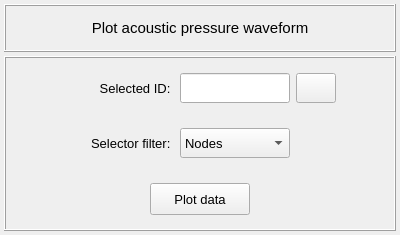
<?xml version="1.0" encoding="UTF-8"?>
<ui version="4.0">
 <class>Form</class>
 <widget class="QWidget" name="Form">
  <property name="geometry">
   <rect>
    <x>0</x>
    <y>0</y>
    <width>400</width>
    <height>235</height>
   </rect>
  </property>
  <property name="windowTitle">
   <string>Form</string>
  </property>
  <layout class="QGridLayout" name="gridLayout_4">
   <property name="leftMargin">
    <number>4</number>
   </property>
   <property name="topMargin">
    <number>4</number>
   </property>
   <property name="rightMargin">
    <number>4</number>
   </property>
   <property name="bottomMargin">
    <number>4</number>
   </property>
   <property name="verticalSpacing">
    <number>4</number>
   </property>
   <item row="0" column="0">
    <widget class="QFrame" name="frame">
     <property name="minimumSize">
      <size>
       <width>0</width>
       <height>48</height>
      </size>
     </property>
     <property name="maximumSize">
      <size>
       <width>520</width>
       <height>48</height>
      </size>
     </property>
     <property name="frameShape">
      <enum>QFrame::Box</enum>
     </property>
     <property name="frameShadow">
      <enum>QFrame::Raised</enum>
     </property>
     <property name="lineWidth">
      <number>1</number>
     </property>
     <layout class="QGridLayout" name="gridLayout_2">
      <property name="leftMargin">
       <number>0</number>
      </property>
      <property name="topMargin">
       <number>0</number>
      </property>
      <property name="rightMargin">
       <number>0</number>
      </property>
      <property name="bottomMargin">
       <number>0</number>
      </property>
      <property name="spacing">
       <number>0</number>
      </property>
      <item row="0" column="0">
       <widget class="QLabel" name="label">
        <property name="minimumSize">
         <size>
          <width>0</width>
          <height>30</height>
         </size>
        </property>
        <property name="maximumSize">
         <size>
          <width>452</width>
          <height>30</height>
         </size>
        </property>
        <property name="font">
         <font>
          <family>MS Shell Dlg 2</family>
          <pointsize>11</pointsize>
          <weight>50</weight>
          <italic>false</italic>
          <bold>false</bold>
         </font>
        </property>
        <property name="text">
         <string>Plot acoustic pressure waveform</string>
        </property>
        <property name="textFormat">
         <enum>Qt::AutoText</enum>
        </property>
        <property name="alignment">
         <set>Qt::AlignCenter</set>
        </property>
       </widget>
      </item>
     </layout>
    </widget>
   </item>
   <item row="1" column="0">
    <widget class="QFrame" name="frame_2">
     <property name="minimumSize">
      <size>
       <width>0</width>
       <height>0</height>
      </size>
     </property>
     <property name="maximumSize">
      <size>
       <width>520</width>
       <height>460</height>
      </size>
     </property>
     <property name="frameShape">
      <enum>QFrame::Box</enum>
     </property>
     <property name="frameShadow">
      <enum>QFrame::Raised</enum>
     </property>
     <layout class="QGridLayout" name="gridLayout_3">
      <property name="leftMargin">
       <number>4</number>
      </property>
      <property name="topMargin">
       <number>4</number>
      </property>
      <property name="rightMargin">
       <number>4</number>
      </property>
      <property name="bottomMargin">
       <number>4</number>
      </property>
      <property name="spacing">
       <number>4</number>
      </property>
      <item row="0" column="0">
       <widget class="QFrame" name="frame_4">
        <property name="minimumSize">
         <size>
          <width>0</width>
          <height>52</height>
         </size>
        </property>
        <property name="maximumSize">
         <size>
          <width>16777215</width>
          <height>52</height>
         </size>
        </property>
        <property name="frameShape">
         <enum>QFrame::NoFrame</enum>
        </property>
        <property name="frameShadow">
         <enum>QFrame::Raised</enum>
        </property>
        <layout class="QGridLayout" name="gridLayout">
         <property name="leftMargin">
          <number>2</number>
         </property>
         <property name="topMargin">
          <number>2</number>
         </property>
         <property name="rightMargin">
          <number>2</number>
         </property>
         <property name="bottomMargin">
          <number>2</number>
         </property>
         <property name="horizontalSpacing">
          <number>6</number>
         </property>
         <property name="verticalSpacing">
          <number>2</number>
         </property>
         <item row="0" column="1">
          <widget class="QLabel" name="label_10">
           <property name="minimumSize">
            <size>
             <width>110</width>
             <height>30</height>
            </size>
           </property>
           <property name="maximumSize">
            <size>
             <width>110</width>
             <height>30</height>
            </size>
           </property>
           <property name="font">
            <font>
             <family>MS Shell Dlg 2</family>
             <pointsize>10</pointsize>
             <weight>50</weight>
             <italic>false</italic>
             <bold>false</bold>
            </font>
           </property>
           <property name="text">
            <string>Selected ID: </string>
           </property>
           <property name="alignment">
            <set>Qt::AlignRight|Qt::AlignTrailing|Qt::AlignVCenter</set>
           </property>
          </widget>
         </item>
         <item row="0" column="2">
          <widget class="QLineEdit" name="lineEdit_selection_id">
           <property name="minimumSize">
            <size>
             <width>110</width>
             <height>30</height>
            </size>
           </property>
           <property name="maximumSize">
            <size>
             <width>110</width>
             <height>30</height>
            </size>
           </property>
           <property name="font">
            <font>
             <pointsize>10</pointsize>
            </font>
           </property>
           <property name="styleSheet">
            <string notr="true"/>
           </property>
           <property name="text">
            <string/>
           </property>
           <property name="alignment">
            <set>Qt::AlignCenter</set>
           </property>
          </widget>
         </item>
         <item row="0" column="0">
          <spacer name="horizontalSpacer">
           <property name="orientation">
            <enum>Qt::Horizontal</enum>
           </property>
           <property name="sizeHint" stdset="0">
            <size>
             <width>40</width>
             <height>20</height>
            </size>
           </property>
          </spacer>
         </item>
         <item row="0" column="3">
          <widget class="QPushButton" name="pushButton_export_data">
           <property name="minimumSize">
            <size>
             <width>40</width>
             <height>30</height>
            </size>
           </property>
           <property name="maximumSize">
            <size>
             <width>40</width>
             <height>30</height>
            </size>
           </property>
           <property name="font">
            <font>
             <family>MS Shell Dlg 2</family>
             <pointsize>11</pointsize>
             <weight>75</weight>
             <italic>false</italic>
             <bold>true</bold>
            </font>
           </property>
           <property name="toolTip">
            <string>&lt;html&gt;&lt;head/&gt;&lt;body&gt;&lt;p&gt;&lt;span style=&quot; font-size:10pt; font-weight:400;&quot;&gt;Press to export the current response function&lt;/span&gt;&lt;/p&gt;&lt;/body&gt;&lt;/html&gt;</string>
           </property>
           <property name="styleSheet">
            <string notr="true"/>
           </property>
           <property name="text">
            <string/>
           </property>
           <property name="icon">
             <iconset>
               <normaloff>:/icons/save_as.png</normaloff>:/icons/save_as.png</iconset>
           </property>
           <property name="iconSize">
            <size>
             <width>20</width>
             <height>20</height>
            </size>
           </property>
           <property name="flat">
            <bool>false</bool>
           </property>
          </widget>
         </item>
         <item row="0" column="4">
          <spacer name="horizontalSpacer_2">
           <property name="orientation">
            <enum>Qt::Horizontal</enum>
           </property>
           <property name="sizeHint" stdset="0">
            <size>
             <width>40</width>
             <height>20</height>
            </size>
           </property>
          </spacer>
         </item>
        </layout>
       </widget>
      </item>
      <item row="2" column="0">
       <widget class="QFrame" name="frame_3">
        <property name="minimumSize">
         <size>
          <width>0</width>
          <height>52</height>
         </size>
        </property>
        <property name="maximumSize">
         <size>
          <width>16777215</width>
          <height>52</height>
         </size>
        </property>
        <property name="frameShape">
         <enum>QFrame::NoFrame</enum>
        </property>
        <property name="frameShadow">
         <enum>QFrame::Raised</enum>
        </property>
        <layout class="QGridLayout" name="gridLayout_47">
         <property name="leftMargin">
          <number>2</number>
         </property>
         <property name="topMargin">
          <number>2</number>
         </property>
         <property name="rightMargin">
          <number>2</number>
         </property>
         <property name="bottomMargin">
          <number>2</number>
         </property>
         <property name="spacing">
          <number>2</number>
         </property>
         <item row="0" column="0">
          <widget class="QPushButton" name="pushButton_plot_data">
           <property name="minimumSize">
            <size>
             <width>100</width>
             <height>32</height>
            </size>
           </property>
           <property name="maximumSize">
            <size>
             <width>100</width>
             <height>32</height>
            </size>
           </property>
           <property name="font">
            <font>
             <pointsize>10</pointsize>
            </font>
           </property>
           <property name="styleSheet">
            <string notr="true"/>
           </property>
           <property name="text">
            <string>Plot data</string>
           </property>
           <property name="flat">
            <bool>false</bool>
           </property>
          </widget>
         </item>
        </layout>
       </widget>
      </item>
      <item row="1" column="0">
       <widget class="QFrame" name="frame_5">
        <property name="frameShape">
         <enum>QFrame::NoFrame</enum>
        </property>
        <property name="frameShadow">
         <enum>QFrame::Raised</enum>
        </property>
        <layout class="QGridLayout" name="gridLayout_6">
         <property name="leftMargin">
          <number>2</number>
         </property>
         <property name="topMargin">
          <number>2</number>
         </property>
         <property name="rightMargin">
          <number>2</number>
         </property>
         <property name="bottomMargin">
          <number>2</number>
         </property>
         <property name="horizontalSpacing">
          <number>6</number>
         </property>
         <property name="verticalSpacing">
          <number>2</number>
         </property>
         <item row="0" column="1">
          <widget class="QLabel" name="label_2">
           <property name="minimumSize">
            <size>
             <width>110</width>
             <height>30</height>
            </size>
           </property>
           <property name="maximumSize">
            <size>
             <width>110</width>
             <height>30</height>
            </size>
           </property>
           <property name="font">
            <font>
             <pointsize>10</pointsize>
            </font>
           </property>
           <property name="text">
            <string>Selector filter: </string>
           </property>
           <property name="alignment">
            <set>Qt::AlignRight|Qt::AlignTrailing|Qt::AlignVCenter</set>
           </property>
          </widget>
         </item>
         <item row="0" column="2">
          <widget class="QComboBox" name="comboBox_selector_filter">
           <property name="minimumSize">
            <size>
             <width>110</width>
             <height>30</height>
            </size>
           </property>
           <property name="maximumSize">
            <size>
             <width>110</width>
             <height>30</height>
            </size>
           </property>
           <property name="font">
            <font>
             <pointsize>10</pointsize>
            </font>
           </property>
           <property name="styleSheet">
            <string notr="true"/>
           </property>
           <property name="currentIndex">
            <number>0</number>
           </property>
           <item>
            <property name="text">
             <string>Nodes</string>
            </property>
           </item>
          </widget>
         </item>
         <item row="0" column="3">
          <widget class="QFrame" name="frame_6">
           <property name="minimumSize">
            <size>
             <width>40</width>
             <height>30</height>
            </size>
           </property>
           <property name="maximumSize">
            <size>
             <width>40</width>
             <height>30</height>
            </size>
           </property>
           <property name="frameShape">
            <enum>QFrame::NoFrame</enum>
           </property>
           <property name="frameShadow">
            <enum>QFrame::Raised</enum>
           </property>
          </widget>
         </item>
         <item row="0" column="0">
          <spacer name="horizontalSpacer_3">
           <property name="orientation">
            <enum>Qt::Horizontal</enum>
           </property>
           <property name="sizeHint" stdset="0">
            <size>
             <width>40</width>
             <height>20</height>
            </size>
           </property>
          </spacer>
         </item>
         <item row="0" column="4">
          <spacer name="horizontalSpacer_4">
           <property name="orientation">
            <enum>Qt::Horizontal</enum>
           </property>
           <property name="sizeHint" stdset="0">
            <size>
             <width>40</width>
             <height>20</height>
            </size>
           </property>
          </spacer>
         </item>
        </layout>
       </widget>
      </item>
     </layout>
    </widget>
   </item>
  </layout>
 </widget>
 <resources><include location="../../../../icons/resources.qrc" /></resources>
 <connections/>
</ui>
